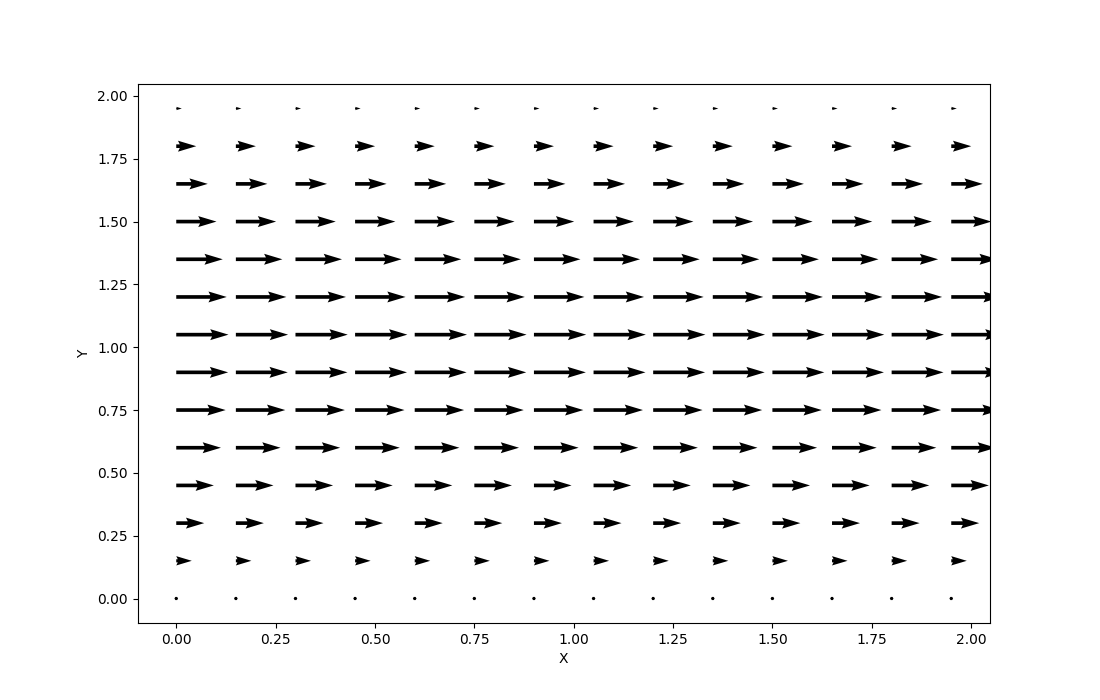

Recreate this plot in Python.
import numpy as np
np.set_printoptions(threshold=np.inf)
from matplotlib import cm, pyplot as plt
from mpl_toolkits.mplot3d import Axes3D


nx=41
ny=41
nt=10
nit=50
dx=2/(nx-1)
dy=2/(ny-1)

x=np.linspace(0,2,nx)
y=np.linspace(0,2,ny)
X,Y=np.meshgrid(x,y)

rho=1
nu=0.1
F=1
dt=.01

u=np.zeros((ny,nx))
v=np.zeros((ny,nx))
p=np.zeros((ny,nx))

# =============================================================================
def pressure(u,v,p,dx,dy,dt,rho,nit):
    
    pn=p.copy()
    
    for i in range(nit):
    	
        pn=p.copy()
        
        p[1:-1, 1:-1] = ((pn[1:-1, 2:] + pn[1:-1, 0:-2]) * dy**2+ \
                         (pn[2:, 1:-1] + pn[0:-2, 1:-1]) * dx**2) /\
                         (2 * (dx**2 + dy**2))-\
                        dx**2 * dy**2 / (2 * (dx**2 + dy**2)) * \
                        (rho * (1 / dt*((u[1:-1, 2:] - u[1:-1, 0:-2]) / \
                        (2 * dx) + (v[2:, 1:-1] - v[0:-2, 1:-1]) / (2 * dy)) -\
                        ((u[1:-1, 2:] - u[1:-1, 0:-2]) / (2 * dx))**2 -\
                        2 * ((u[2:, 1:-1] - u[0:-2, 1:-1]) / (2 * dy) *\
                           (v[1:-1, 2:] - v[1:-1, 0:-2]) / (2 * dx))-\
                          ((v[2:, 1:-1] - v[0:-2, 1:-1]) / (2 * dy))**2))
                      
        p[:,0]=p[:,-1]
        p[0,:]=p[1,:]
        p[-1,:]=p[-2,:]

    return p
def cavitation(u,v,p,dx,dy,dt,nt,nu,rho,nit):
    undiff=1
    count=0
    while undiff>0.001:
        
        p=pressure(u,v,p,dx,dy,dt,rho,nit)
        un=u.copy()
        vn=v.copy()
        
        u[1:-1, 1:-1] = (un[1:-1, 1:-1]-
                         un[1:-1, 1:-1] * dt / dx *
                        (un[1:-1, 1:-1] - un[1:-1, 0:-2]) -
                         vn[1:-1, 1:-1] * dt / dy *
                        (un[1:-1, 1:-1] - un[0:-2, 1:-1]) -
                         dt / (2 * rho * dx) * (p[1:-1, 2:] - p[1:-1, 0:-2]) +
                         nu * (dt / dx**2 *
                        (un[1:-1, 2:] - 2 * un[1:-1, 1:-1] + un[1:-1, 0:-2]) +
                         dt / dy**2 *
                        (un[2:, 1:-1] - 2 * un[1:-1, 1:-1] + un[0:-2, 1:-1])))+F*dt

        v[1:-1,1:-1] = (vn[1:-1, 1:-1] -
                        un[1:-1, 1:-1] * dt / dx *
                       (vn[1:-1, 1:-1] - vn[1:-1, 0:-2]) -
                        vn[1:-1, 1:-1] * dt / dy *
                       (vn[1:-1, 1:-1] - vn[0:-2, 1:-1]) -
                        dt / (2 * rho * dy) * (p[2:, 1:-1] - p[0:-2, 1:-1]) +
                        nu * (dt / dx**2 *
                       (vn[1:-1, 2:] - 2 * vn[1:-1, 1:-1] + vn[1:-1, 0:-2]) +
                        dt / dy**2 *
                       (vn[2:, 1:-1] - 2 * vn[1:-1, 1:-1] + vn[0:-2, 1:-1])))        
# at x=2
 
        u[1:-1, -1] = (un[1:-1, -1]-
                         un[1:-1,-1] * dt / dx *
                        (un[1:-1,-1] - un[1:-1,-2]) -
                         vn[1:-1,-1] * dt / dy *
                        (un[1:-1,-1] - un[0:-2,-1]) -
                         dt / (2 * rho * dx) * (p[1:-1,0] - p[1:-1, -2]) +
                         nu * (dt / dx**2 *
                        (un[1:-1, 0] - 2 * un[1:-1, -1] + un[1:-1,-2]) +
                         dt / dy**2 *
                        (un[2:,-1] - 2 * un[1:-1,-1] + un[0:-2,-1])))+F*dt   
        
        v[1:-1,1:-1] = (vn[1:-1,-1] -
                        un[1:-1,-1] * dt / dx *
                       (vn[1:-1,-1] - vn[1:-1,-2]) -
                        vn[1:-1,-1] * dt / dy *
                       (vn[1:-1,-1] - vn[0:-2,-1]) -
                        dt / (2 * rho * dy) * (p[2:,-1] - p[0:-2,-1]) +
                        nu * (dt / dx**2 *
                       (vn[1:-1, 0] - 2 * vn[1:-1,-1] + vn[1:-1,-2]) +
                        dt / dy**2 *
                       (vn[2:,-1] - 2 * vn[1:-1,-1] + vn[0:-2,-1])))         
#at x=0
        u[1:-1,0] = (un[1:-1, 0]-
                         un[1:-1, 0] * dt / dx *
                        (un[1:-1, 0] - un[1:-1, -1]) -
                         vn[1:-1, 0] * dt / dy *
                        (un[1:-1, 0] - un[0:-2, 0]) -
                         dt / (2 * rho * dx) * (p[1:-1, 1] - p[1:-1, -1]) +
                         nu * (dt / dx**2 *
                        (un[1:-1, 1] - 2 * un[1:-1, 0] + un[1:-1, -1]) +
                         dt / dy**2 *
                        (un[2:, 0] - 2 * un[1:-1, 0] + un[0:-2, 0])))+F*dt

        v[1:-1,1:-1] = (vn[1:-1, 0] -
                        un[1:-1, 0] * dt / dx *
                       (vn[1:-1, 0] - vn[1:-1, -1]) -
                        vn[1:-1, 0] * dt / dy *
                       (vn[1:-1, 0] - vn[0:-2, 0]) -
                        dt / (2 * rho * dy) * (p[2:, 0] - p[0:-2, 0]) +
                        nu * (dt / dx**2 *
                       (vn[1:-1, 1] - 2 * vn[1:-1, 0] + vn[1:-1, -1]) +
                        dt / dy**2 *
                       (vn[2:, 0] - 2 * vn[1:-1, 0] + vn[0:-2, 0])))
        u[0,:]=0
        u[-1,:]=0
        v[0,:]=0
        v[-1,:]=0
    
        undiff=(np.sum(u)-np.sum(un))/np.sum(un)
        count+=1
    return u,v,p,count

def Cplot(X,Y,u,v):
    plt.figure(figsize=(11,7),dpi=100)
    plt.quiver(X[::3, ::3],Y[::3, ::3],u[::3,::3],v[::3,::3])
    #plt.quiver(X, Y, u, v)
    plt.xlabel("X")
    plt.ylabel("Y")
    plt.show()
# =============================================================================

u,v,p,count=cavitation(u,v,p,dx,dy,dt,nt,nu,rho,nit)
Cplot(X,Y,u,v)
print(count)
